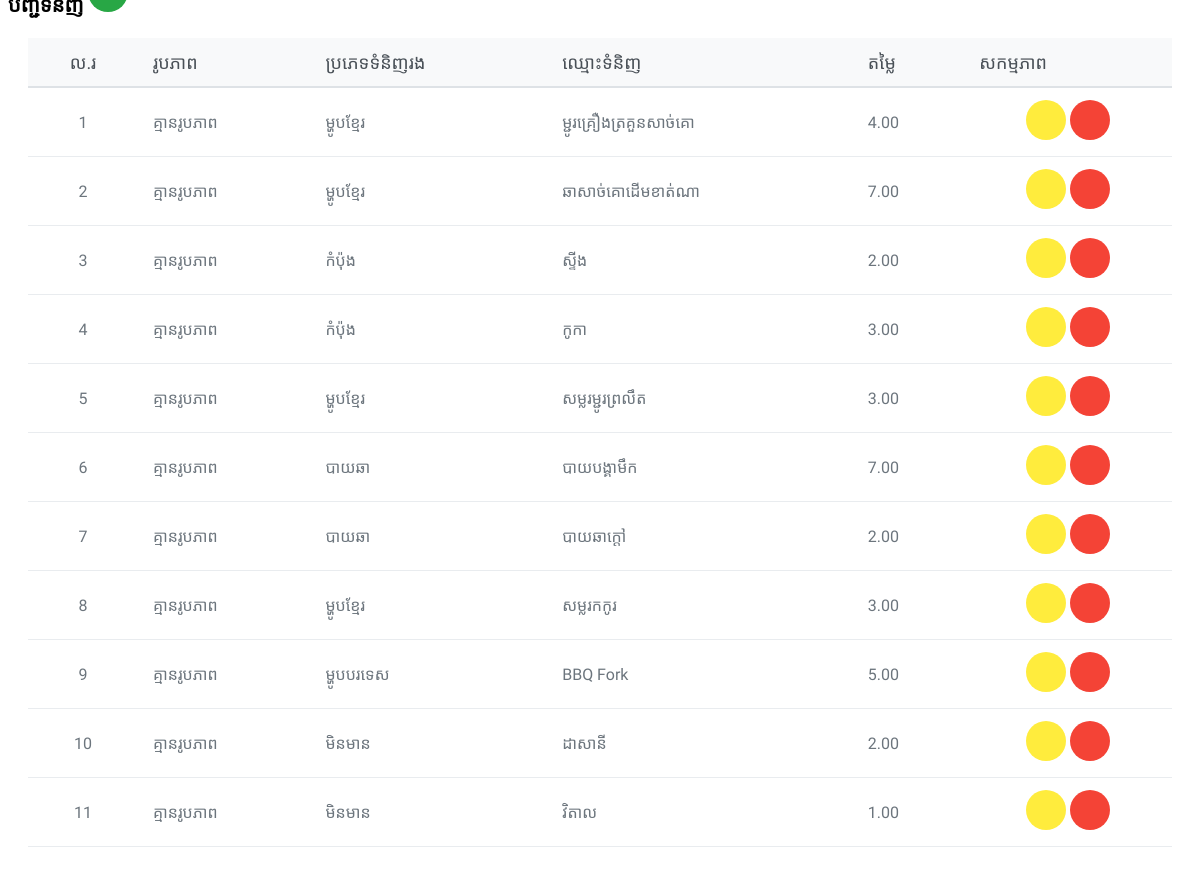
The page /product.php on the database its author committed.
### tables this page shows
CREATE TABLE `products` (
  `id` int(10) unsigned NOT NULL AUTO_INCREMENT,
  `sub_id` int(11) unsigned DEFAULT NULL,
  `pro_name` varchar(100) DEFAULT NULL,
  `price` decimal(10,2) DEFAULT NULL,
  `image` varchar(100) NOT NULL,
  `create_at` datetime NOT NULL DEFAULT current_timestamp(),
  `update_at` datetime NOT NULL DEFAULT current_timestamp(),
  PRIMARY KEY (`id`),
  KEY `category_id` (`sub_id`),
  KEY `sub_id` (`sub_id`)
);

CREATE TABLE `sub_categories` (
  `id` int(10) unsigned NOT NULL AUTO_INCREMENT,
  `category_id` int(11) unsigned NOT NULL,
  `sub_cate` varchar(100) NOT NULL,
  `create_at` datetime NOT NULL DEFAULT current_timestamp(),
  `update_at` datetime DEFAULT current_timestamp(),
  PRIMARY KEY (`id`),
  KEY `category_id` (`category_id`)
);

### product.php (the view, shortened to what this page needs)
<div class="container-fluid" style="margin-top: -60px;">
	<br>
	<div class="col-lg-12">
		<div class="card">
			<div class="card-header khmer-text d-flex justify-content-between align-items-center">
				<b>បញ្ជីទំនិញ</b>
				<a href="javascript:void(0)" class="new_product" id="new_product" data-toggle="tooltip" title="ទំនិញថ្មី">
				</a>
			</div>
			<div class="card-body">
				<table class="table table-hover" id="product-list">
					<thead>
						<tr class="khmer-text">
							<th>ល.រ</th>
							<th>រូបភាព</th>
							<th>ប្រភេទទំនិញរង</th>
							<th>ឈ្មោះទំនិញ</th>
							<th>តម្លៃ</th>
							<th>សកម្មភាព</th>
						</tr>
					</thead>
					<tbody>
						<?php
						include 'db_connect.php';
						$products = $conn->query("SELECT p.*, s.sub_cate FROM products p
							LEFT JOIN sub_categories s ON p.sub_id = s.id
							ORDER BY p.id DESC");
						$i = 1;
						while ($row = $products->fetch_assoc()) :
						?>
							<tr class="khmer-text">
								<td class="text-center">
									<?php echo $i++ ?>
								</td>
								<td>
									<?php
									$image_path = 'assets/uploads/' . $row['image'];
									if (file_exists($image_path) && !empty($row['image'])) {
										echo '<img src="' . $image_path . '" alt="User Image" style="max-width: 60px; max-height: 60px; border-radius: 5px;">';
									} else {
										echo '<span class="text-muted">គ្មានរូបភាព</span>';
									}
									?>
								</td>
								<td>
									<?php echo !empty($row['sub_cate']) ? $row['sub_cate'] : '<span class="text-muted">(មិនមាន)</span>'; ?>
								</td>
								<td>
									<?php echo $row['pro_name'] ?>
								</td>
								<td>
									<?php echo $row['price'] ?>
								</td>
								<td>
									<center>
										<a href="javascript:void(0)" class="edit_product" data-id='<?php echo $row['id']; ?>' data-toggle="tooltip" title="កែប្រែ">
										</a>
										<a href="javascript:void(0)" class="delete_product" data-id='<?php echo $row['id']; ?>' data-toggle="tooltip" title="លុប">
										</a>
									</center>
								</td>
							</tr>
						<?php endwhile; ?>
					</tbody>
				</table>
			</div>
		</div>
	</div>
</div>

### product.php (style rules this page uses)
.khmer-text { font-family: 'Kantumruy Pro', sans-serif !important; }
.card-header { font-size: 20px; font-weight: 500; }
.table th:nth-child(1), .table td:nth-child(1) { text-align: center; width: 80px; }
.card-body { padding: 1.25rem; }
.table td, .table th { padding: 0.75rem; }
.table { border-collapse: separate; border-spacing: 0; width: 100%; }
.table thead th { background-color: #f8f9fa; color: #495057; font-weight: 500; font-size: 18px; padding: 12px 15px; border-bottom: 2px solid #dee2e6; text-align: left; }
.table tbody td { padding: 12px 15px; vertical-align: middle; border-bottom: 1px solid #e9ecef; color: #6c757d; background-color: #ffffff; }
td center a, .new_product { display: inline-block; width: 40px; height: 40px; background-color: #f1f1f1; border-radius: 50%; text-align: center; line-height: 40px; font-size: 18px; transition: all 0.3s ease; color: #555; }
td center a.edit_product { background-color: #ffec3d; }
td center a.delete_product { background-color: #f44336; }
.new_product { background-color: #28a745; color: white; }

### rows shown on the page
products: shows "គ្មានរូបភាព", sub_categories.sub_cate "ម្ហូបខ្មែរ", pro_name "ម្ជូរគ្រឿងត្រគួនសាច់គោ", price "4.00"
products: shows "គ្មានរូបភាព", sub_categories.sub_cate "ម្ហូបខ្មែរ", pro_name "ឆាសាច់គោដើមខាត់ណា", price "7.00"
products: shows "គ្មានរូបភាព", sub_categories.sub_cate "កំប៉ុង", pro_name "ស្ទីង", price "2.00"
products: shows "គ្មានរូបភាព", sub_categories.sub_cate "កំប៉ុង", pro_name "កូកា", price "3.00"
products: shows "គ្មានរូបភាព", sub_categories.sub_cate "ម្ហូបខ្មែរ", pro_name "សម្លរម្ជូរព្រលឹត", price "3.00"
products: shows "គ្មានរូបភាព", sub_categories.sub_cate "បាយឆា", pro_name "បាយបង្គាមឹក", price "7.00"
products: shows "គ្មានរូបភាព", sub_categories.sub_cate "បាយឆា", pro_name "បាយឆាក្ដៅ", price "2.00"
products: shows "គ្មានរូបភាព", sub_categories.sub_cate "ម្ហូបខ្មែរ", pro_name "សម្លរកកូរ", price "3.00"
products: shows "គ្មានរូបភាព", sub_categories.sub_cate "ម្ហូបបរទេស", pro_name "BBQ Fork", price "5.00"
products: shows "គ្មានរូបភាព", sub_categories.sub_cate "មិនមាន", pro_name "ដាសានី", price "2.00"
products: shows "គ្មានរូបភាព", sub_categories.sub_cate "មិនមាន", pro_name "វិតាល", price "1.00"
